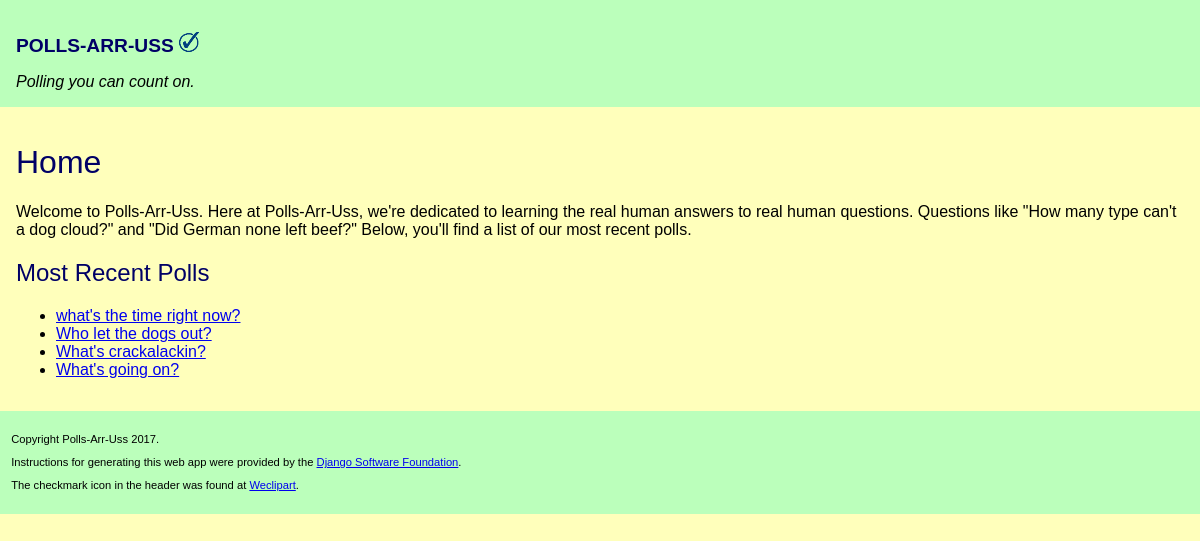
Screenshot of /polls/ with the database file from the repository.
### polls/models.py (models this page shows, shortened)
class Question(models.Model):
    question_text = models.CharField(max_length=200)
    pub_date = models.DateTimeField('date published')

### polls/views.py (the view)
class IndexView(generic.ListView):
    template_name = 'polls/index.html'
    context_object_name = 'latest_question_list'
    def get_queryset(self):
        return Question.objects.order_by('-pub_date')[:5]

### polls/templates/polls/index.html
{% extends 'polls/base.html' %}
{% block content %}
    <h1>Home</h1>
    <p>
        Welcome to Polls-Arr-Uss. Here at Polls-Arr-Uss, we're dedicated to learning the real human answers to real human questions. Questions like "How many type can't a dog cloud?" and "Did German none left beef?" Below, you'll find a list of our most recent polls.
    </p>
    <h2>Most Recent Polls</h2>
    {% if latest_question_list %}
        <ul>
            {% for question in latest_question_list %}
                <li><a href="{% url 'polls:detail' question.id %}">{{ question.question_text }}</a></li>
            {% endfor %}
        </ul>
    {% else %}
        <p>No polls are available.</p>
    {% endif %}
{% endblock %}

### polls/static/polls/style.css (style rules this page uses)
html,body { margin:0; background-color:#ffffbb; font-family:sans-serif; }
h1 { font-weight:500; color:#000066; }
h2 { font-weight:400; color:#000066; }

### rows the page displays
Question: question_text "what's the time right now?"
Question: question_text "Who let the dogs out?"
Question: question_text "What's crackalackin?"
Question: question_text "What's going on?"
